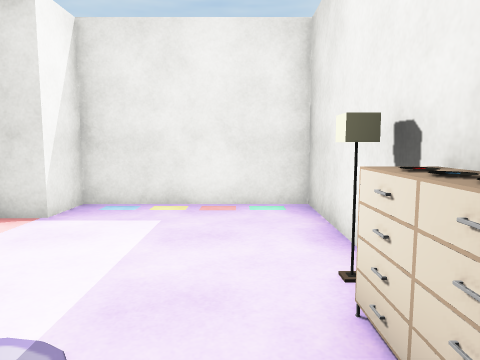
View 1 (above)

14 first-person views from a walk through a scene from a Unity 3-D project. The camera is 1.3 m above the floor, tilts 6° down and sees 70° across. The floor is counted in squares, 1 m on a side. Each view is taken from the middle of a square. On the plan, view 1 faces up. The plan holds only what a view shows up to about 15 squares ahead; the rest is blank. The place goes on beyond the plan. The player is left out. Some surface patterns are stand-ins.

View 2
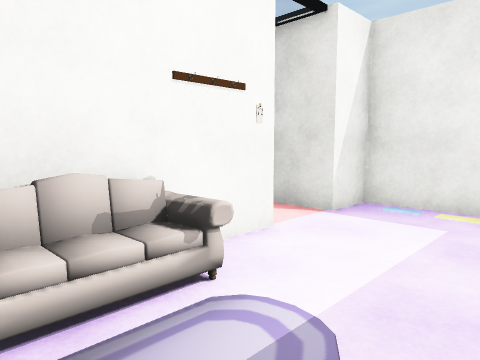

View 3
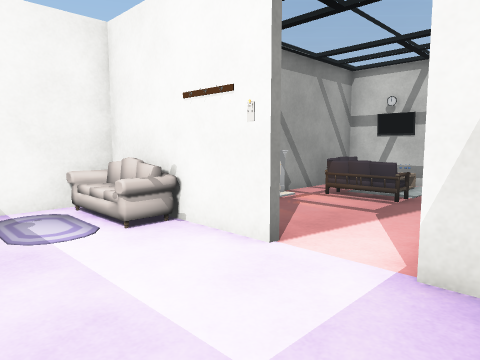

View 4
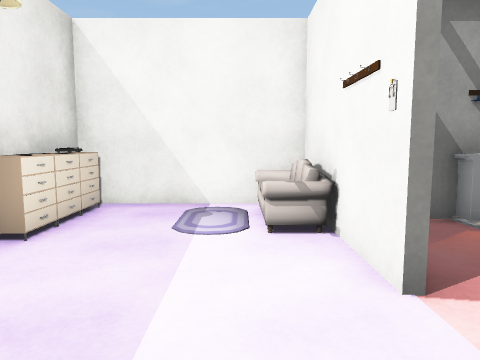

View 5
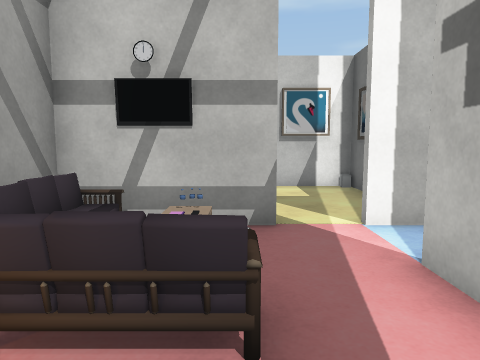

View 6
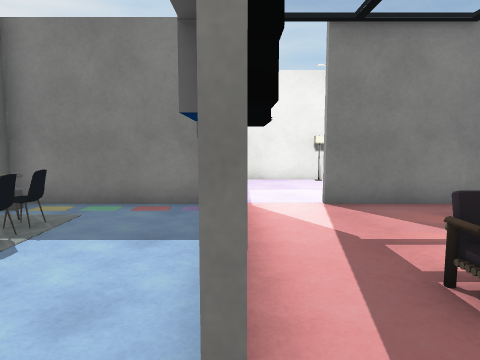

View 7
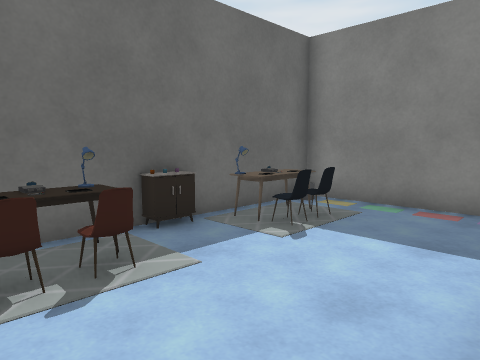

View 8
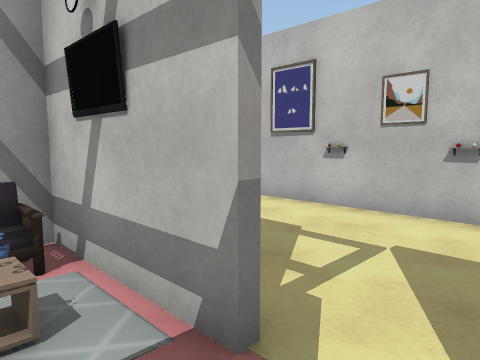

View 9
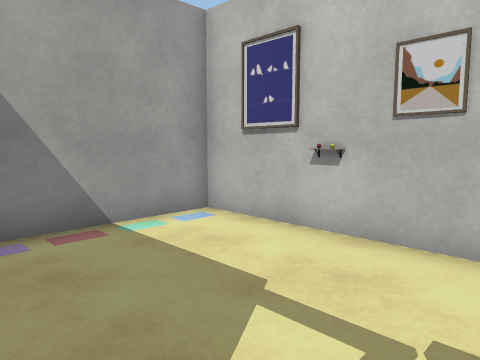

View 10
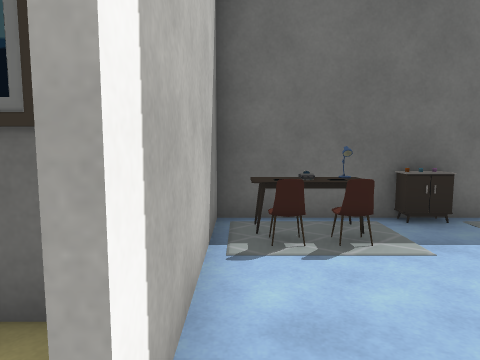

View 11
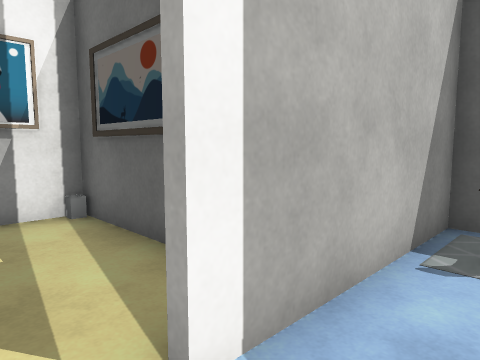

View 12
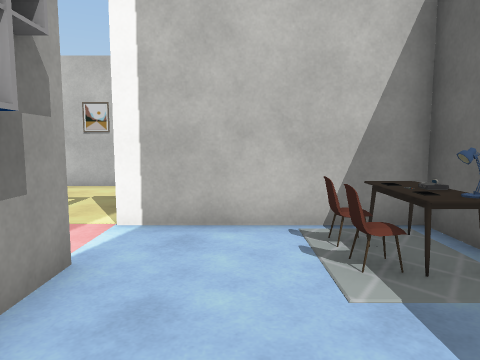

View 13
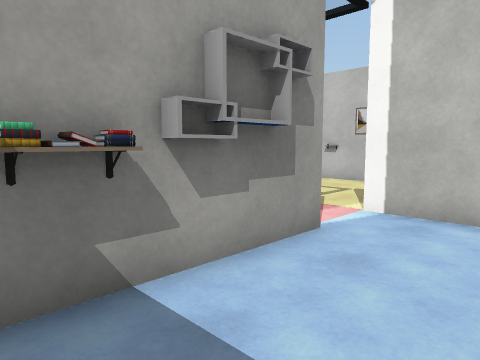

View 14
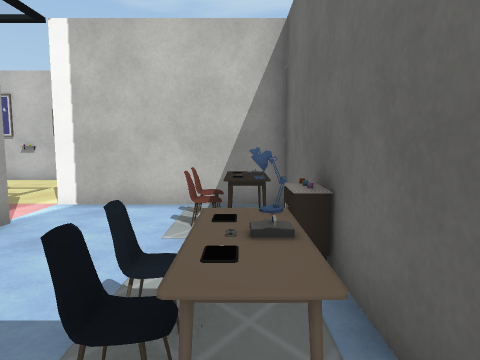

### Floor plan
Ten units are one square. View 1 is at (0, 0); x grows to the right and y downward. Boxes are objects, and circles mark ways between rooms. Rooms are numbered by the first view taken in them; rooms with no view inside come last. Other rooms are left out.
<svg viewBox="-170 -115 190 125">
<path fill="none" stroke="#000" d="M9 -30 9 -35M-34 -42 -34 4 15 4 15 -74 -34 -74 -34 -60M-96 -62 -84 -62M-114 -46 -114 -11 -74 -11M-86 -60 -96 -60M-124 -74 -165 -74 -165 4 -129 4M-34 -60 -50 -60M-36 -69 -36 -110 -114 -110 -114 -74M-36 -8 -36 -42"/>
<rect x="-35" y="-25" width="10" height="10" fill="#bbb"><title>other object</title></rect>
<rect x="-25" y="-5" width="10" height="10" fill="#bbb"><title>sofa</title></rect>
<rect x="-5" y="-25" width="10" height="10" fill="#bbb"><title>drawers</title></rect>
<rect x="5" y="-5" width="10" height="10" fill="#bbb"><title>drawers</title></rect>
<rect x="5" y="-15" width="10" height="10" fill="#bbb"><title>other object</title></rect>
<rect x="5" y="-25" width="10" height="10" fill="#bbb"><title>other object</title></rect>
<rect x="-115" y="-95" width="10" height="10" fill="#bbb"><title>rug</title></rect>
<rect x="-115" y="-105" width="10" height="10" fill="#bbb"><title>table</title></rect>
<rect x="-105" y="-35" width="10" height="20" fill="#bbb"><title>rug</title></rect>
<rect x="-105" y="-95" width="10" height="10" fill="#bbb"><title>chair</title></rect>
<rect x="-105" y="-105" width="10" height="10" fill="#bbb"><title>other object</title></rect>
<rect x="-95" y="-25" width="10" height="10" fill="#bbb"><title>sofa</title></rect>
<rect x="-95" y="-105" width="10" height="10" fill="#bbb"><title>table</title></rect>
<rect x="-85" y="-45" width="10" height="30" fill="#bbb"><title>sofa</title></rect>
<rect x="-85" y="-65" width="10" height="10" fill="#bbb"><title>shelf</title></rect>
<rect x="-85" y="-105" width="10" height="10" fill="#bbb"><title>cabinet</title></rect>
<rect x="-75" y="-65" width="10" height="10" fill="#bbb"><title>other object</title></rect>
<rect x="-75" y="-105" width="10" height="10" fill="#bbb"><title>rug</title></rect>
<rect x="-65" y="-65" width="10" height="10" fill="#bbb"><title>shelf</title></rect>
<rect x="-65" y="-95" width="10" height="10" fill="#bbb"><title>chair</title></rect>
<rect x="-65" y="-105" width="10" height="10" fill="#bbb"><title>other object</title></rect>
<rect x="-55" y="-105" width="10" height="10" fill="#bbb"><title>rug</title></rect>
<circle cx="-40" cy="-50" r="3" fill="#2a7"/>
<text x="-10" y="-40">1</text>
<text x="-100" y="-50">2</text>
</svg>
Room 1 opens to room 2.

Where each view was taken, in squares from view 1:
view 1: 0 up, 0 right, facing up
view 2: 0 up, 0 right, facing up-left
view 3: 7 up, 0 right, facing down-left
view 4: 7 up, 2 left, facing down
view 5: 4 up, 6 left, facing left
view 6: 6 up, 11 left, facing right
view 7: 6 up, 11 left, facing up-right
view 8: 6 up, 10 left, facing down-left
view 9: 5 up, 12 left, facing down-left
view 10: 5 up, 11 left, facing up
view 11: 5 up, 10 left, facing up-left
view 12: 8 up, 6 left, facing left
view 13: 9 up, 5 left, facing down-left
view 14: 10 up, 4 left, facing left
